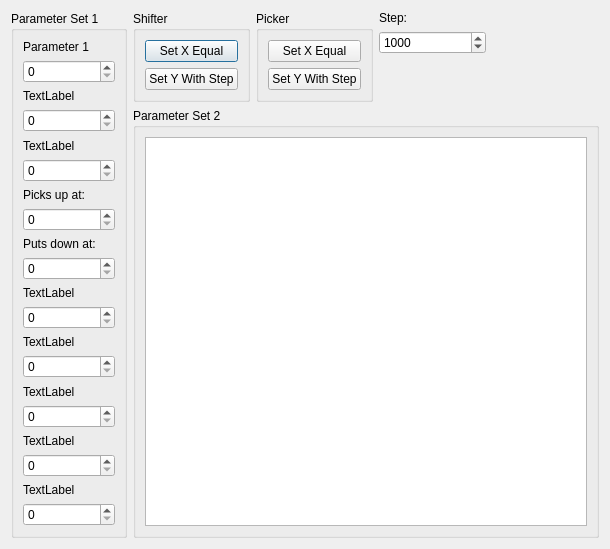
<?xml version="1.0" encoding="UTF-8"?>
<ui version="4.0">
 <class>BasicSettings</class>
 <widget class="QDialog" name="BasicSettings">
  <property name="geometry">
   <rect>
    <x>0</x>
    <y>0</y>
    <width>610</width>
    <height>528</height>
   </rect>
  </property>
  <property name="windowTitle">
   <string>Dialog</string>
  </property>
  <layout class="QGridLayout" name="gridLayout">
   <item row="0" column="0" rowspan="4">
    <widget class="QGroupBox" name="groupBox_2">
     <property name="title">
      <string>Parameter Set 1</string>
     </property>
     <layout class="QVBoxLayout" name="verticalLayout_2">
      <item>
       <widget class="QLabel" name="label">
        <property name="text">
         <string>Parameter 1</string>
        </property>
       </widget>
      </item>
      <item>
       <widget class="QSpinBox" name="sb1">
        <property name="maximum">
         <number>1000000</number>
        </property>
       </widget>
      </item>
      <item>
       <widget class="QLabel" name="label_2">
        <property name="text">
         <string>TextLabel</string>
        </property>
       </widget>
      </item>
      <item>
       <widget class="QSpinBox" name="sb2">
        <property name="maximum">
         <number>1000000</number>
        </property>
       </widget>
      </item>
      <item>
       <widget class="QLabel" name="label_3">
        <property name="text">
         <string>TextLabel</string>
        </property>
       </widget>
      </item>
      <item>
       <widget class="QSpinBox" name="sb3">
        <property name="maximum">
         <number>1000000</number>
        </property>
       </widget>
      </item>
      <item>
       <widget class="QLabel" name="label_4">
        <property name="text">
         <string>Picks up at:</string>
        </property>
       </widget>
      </item>
      <item>
       <widget class="QSpinBox" name="sb4">
        <property name="maximum">
         <number>1000000</number>
        </property>
       </widget>
      </item>
      <item>
       <widget class="QLabel" name="label_5">
        <property name="text">
         <string>Puts down at:</string>
        </property>
       </widget>
      </item>
      <item>
       <widget class="QSpinBox" name="sb5">
        <property name="maximum">
         <number>1000000</number>
        </property>
       </widget>
      </item>
      <item>
       <widget class="QLabel" name="label_6">
        <property name="text">
         <string>TextLabel</string>
        </property>
       </widget>
      </item>
      <item>
       <widget class="QSpinBox" name="sb6">
        <property name="maximum">
         <number>1000000</number>
        </property>
       </widget>
      </item>
      <item>
       <widget class="QLabel" name="label_7">
        <property name="text">
         <string>TextLabel</string>
        </property>
       </widget>
      </item>
      <item>
       <widget class="QSpinBox" name="sb7">
        <property name="maximum">
         <number>1000000</number>
        </property>
       </widget>
      </item>
      <item>
       <widget class="QLabel" name="label_8">
        <property name="text">
         <string>TextLabel</string>
        </property>
       </widget>
      </item>
      <item>
       <widget class="QSpinBox" name="sb8">
        <property name="maximum">
         <number>1000000</number>
        </property>
       </widget>
      </item>
      <item>
       <widget class="QLabel" name="label_9">
        <property name="text">
         <string>TextLabel</string>
        </property>
       </widget>
      </item>
      <item>
       <widget class="QSpinBox" name="sb9">
        <property name="maximum">
         <number>1000000</number>
        </property>
       </widget>
      </item>
      <item>
       <widget class="QLabel" name="label_10">
        <property name="text">
         <string>TextLabel</string>
        </property>
       </widget>
      </item>
      <item>
       <widget class="QSpinBox" name="sb10">
        <property name="maximum">
         <number>1000000</number>
        </property>
       </widget>
      </item>
     </layout>
    </widget>
   </item>
   <item row="0" column="2" rowspan="3">
    <widget class="QGroupBox" name="groupBox_3">
     <property name="sizePolicy">
      <sizepolicy hsizetype="Preferred" vsizetype="Minimum">
       <horstretch>0</horstretch>
       <verstretch>0</verstretch>
      </sizepolicy>
     </property>
     <property name="title">
      <string>Shifter</string>
     </property>
     <layout class="QGridLayout" name="gridLayout_3">
      <item row="1" column="0">
       <widget class="QPushButton" name="pbShifterX">
        <property name="text">
         <string>Set X Equal</string>
        </property>
       </widget>
      </item>
      <item row="2" column="0">
       <widget class="QPushButton" name="pbShifterY">
        <property name="text">
         <string>Set Y With Step</string>
        </property>
       </widget>
      </item>
     </layout>
    </widget>
   </item>
   <item row="0" column="3" rowspan="3">
    <widget class="QGroupBox" name="groupBox_4">
     <property name="sizePolicy">
      <sizepolicy hsizetype="Preferred" vsizetype="Minimum">
       <horstretch>0</horstretch>
       <verstretch>0</verstretch>
      </sizepolicy>
     </property>
     <property name="title">
      <string>Picker</string>
     </property>
     <layout class="QGridLayout" name="gridLayout_4">
      <item row="1" column="0">
       <widget class="QPushButton" name="pbPickerY">
        <property name="text">
         <string>Set Y With Step</string>
        </property>
       </widget>
      </item>
      <item row="0" column="0">
       <widget class="QPushButton" name="pbPickerX">
        <property name="text">
         <string>Set X Equal</string>
        </property>
       </widget>
      </item>
     </layout>
    </widget>
   </item>
   <item row="3" column="2" colspan="4">
    <widget class="QGroupBox" name="groupBox">
     <property name="sizePolicy">
      <sizepolicy hsizetype="Preferred" vsizetype="Preferred">
       <horstretch>1</horstretch>
       <verstretch>1</verstretch>
      </sizepolicy>
     </property>
     <property name="title">
      <string>Parameter Set 2</string>
     </property>
     <layout class="QGridLayout" name="gridLayout_2">
      <item row="3" column="0" rowspan="2" colspan="6">
       <widget class="QTableView" name="tableView">
        <property name="sizePolicy">
         <sizepolicy hsizetype="Expanding" vsizetype="Expanding">
          <horstretch>0</horstretch>
          <verstretch>1</verstretch>
         </sizepolicy>
        </property>
       </widget>
      </item>
     </layout>
    </widget>
   </item>
   <item row="0" column="4">
    <widget class="QLabel" name="label_11">
     <property name="text">
      <string>Step:</string>
     </property>
    </widget>
   </item>
   <item row="1" column="4">
    <widget class="QSpinBox" name="sbStep">
     <property name="maximum">
      <number>2000</number>
     </property>
     <property name="value">
      <number>1000</number>
     </property>
    </widget>
   </item>
   <item row="1" column="5">
    <spacer name="horizontalSpacer">
     <property name="orientation">
      <enum>Qt::Horizontal</enum>
     </property>
     <property name="sizeHint" stdset="0">
      <size>
       <width>40</width>
       <height>20</height>
      </size>
     </property>
    </spacer>
   </item>
   <item row="2" column="4">
    <spacer name="verticalSpacer">
     <property name="orientation">
      <enum>Qt::Vertical</enum>
     </property>
     <property name="sizeHint" stdset="0">
      <size>
       <width>20</width>
       <height>40</height>
      </size>
     </property>
    </spacer>
   </item>
  </layout>
 </widget>
 <resources/>
 <connections/>
</ui>
